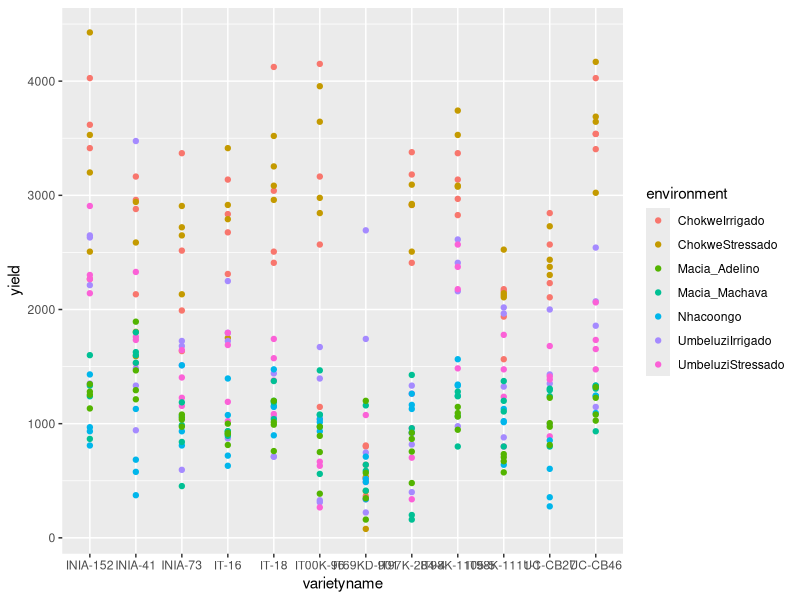
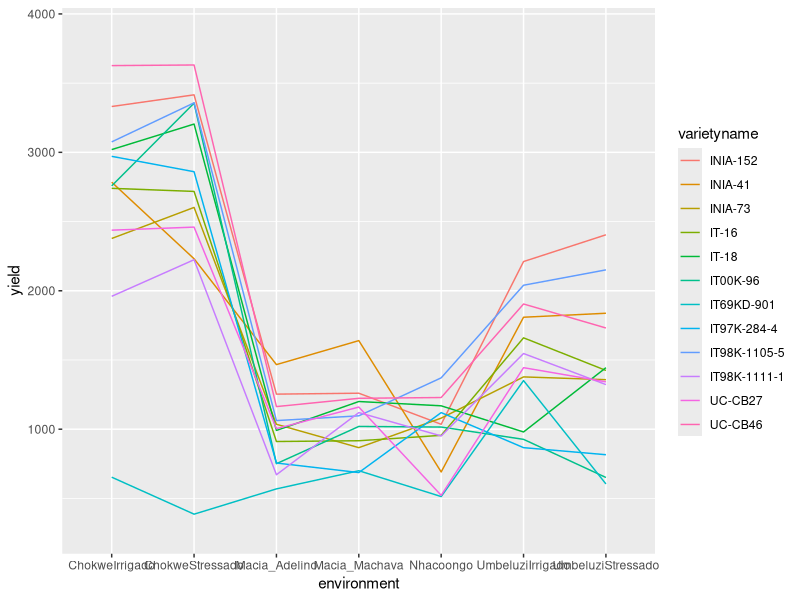
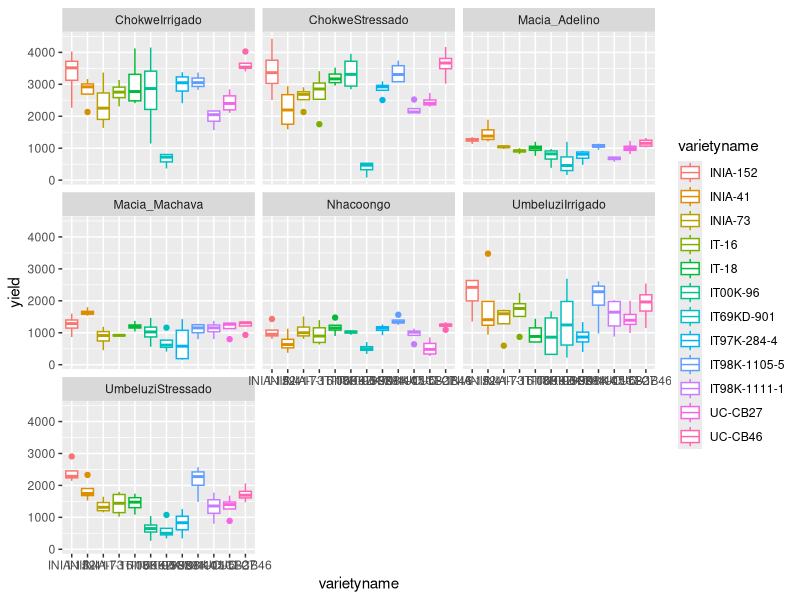
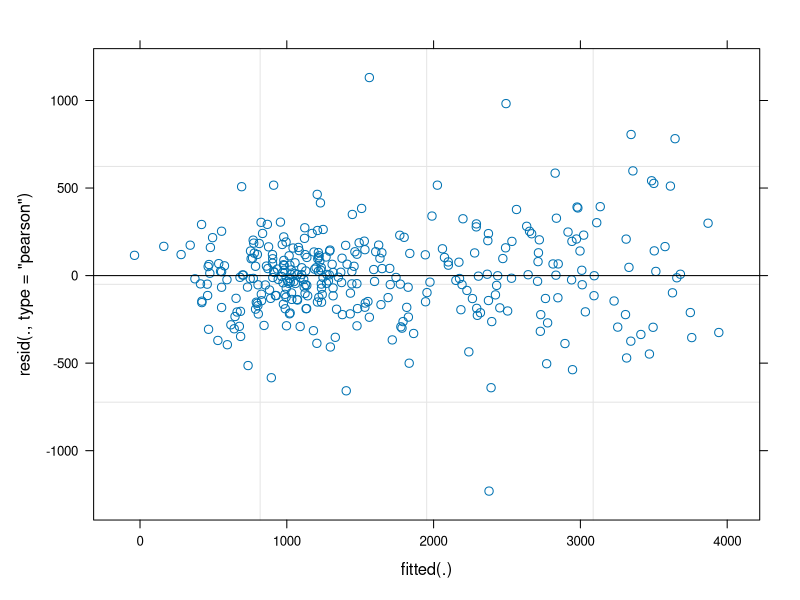
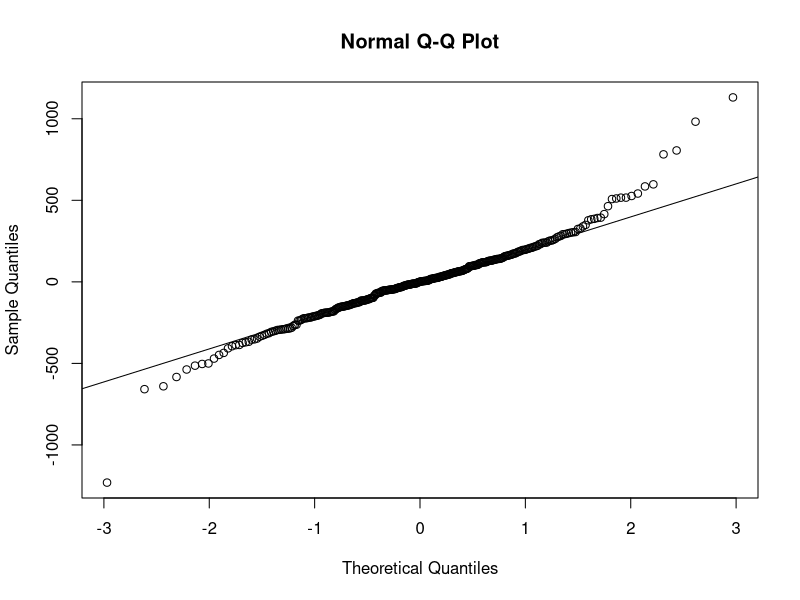
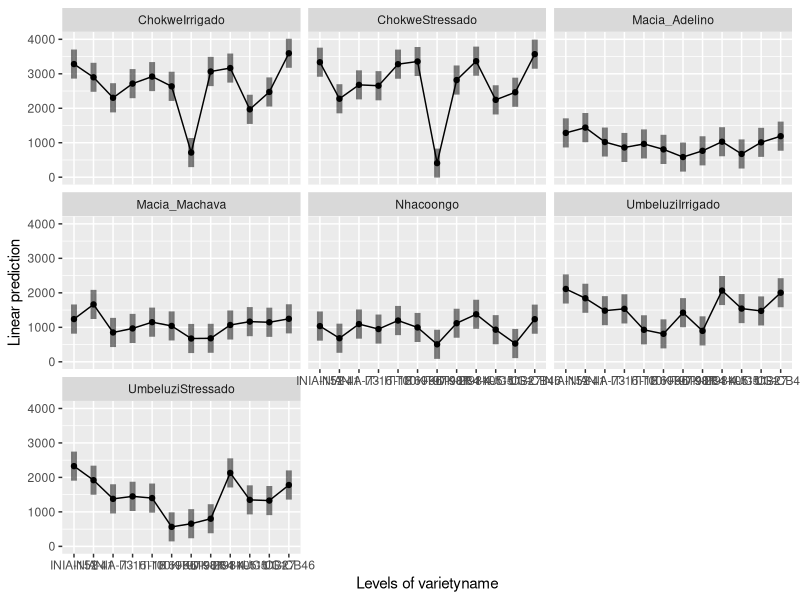
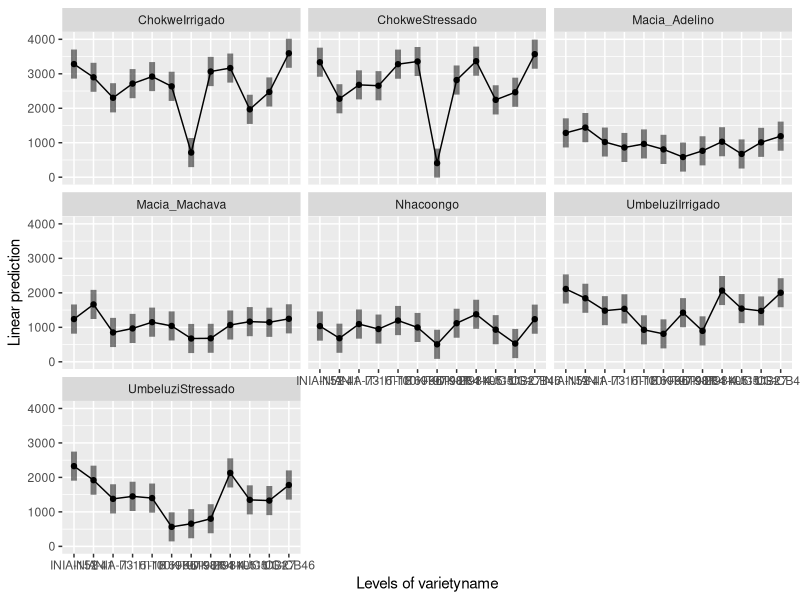
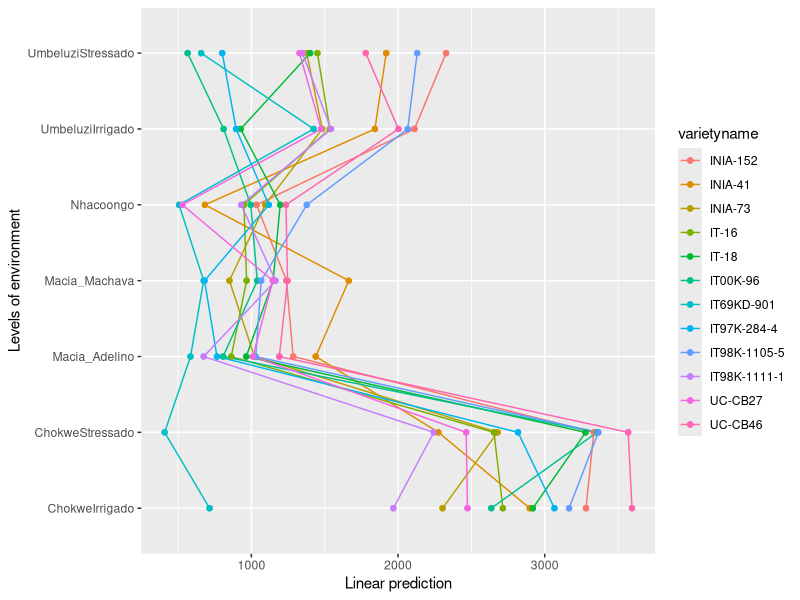

Write R code to recreate these figures, in order. (Note: this script raises an error after producing the figures.)
## ---- chunk 1

library(multcompView)
library(ggplot2)
library(emmeans)
library(doBy)
library(lmerTest)
library(multcompView)
## ---- chunk 2
vartrial <- read.csv("mozvartrial.csv")
## ---- chunk 3
summary(vartrial)


## ---- chunk 4
str(vartrial)
## ---- chunk 5
vartrial$variety<-factor(vartrial$variety)
vartrial$trial<-factor(vartrial$trial)
## ---- chunk 6
ggplot(data=vartrial,aes(y=yield,x=varietyname)) +
  geom_point(aes(colour=environment))




## ---- chunk 7
ggplot(data=vartrial,aes(y=yield,x=environment,colour=varietyname,group=varietyname)) +
  stat_summary(geom="line")


## ---- chunk 8
ggplot(data=vartrial,aes(y=yield,x=varietyname))+
  geom_boxplot(aes(colour=varietyname))+facet_wrap(~environment)
## ---- chunk 9

summaryBy(yield~varietyname+environment, data=vartrial, FUN=c(mean,median,sd))
## ---- chunk 10
gxemodel1<-lmer(yield~varietyname*environment+(1|rep:environment), data=vartrial)

gxemodel2<-lmer(yield~varietyname*environment+(1|rep:environment)+(1|rep:environment:row)+(1|rep:environment:column), data=vartrial)

anova(gxemodel2,gxemodel1)

## ---- chunk 11
plot(gxemodel2)
## ---- chunk 12
qqnorm(resid(gxemodel2))
qqline(resid(gxemodel2))
## ---- chunk 13
anova(gxemodel2, ddf="Kenward-Roger")

## ---- chunk 14
print(VarCorr(gxemodel2), comp=("Variance"))

ranova(gxemodel2)
## ---- chunk 15
emmip(gxemodel2,~varietyname|environment,CIs = TRUE)




## ---- chunk 16
emmip(gxemodel2,~varietyname|environment,CIs = TRUE)


emmip(gxemodel2,varietyname~environment)+coord_flip()


## ---- chunk 17
emmeans(gxemodel2, ~varietyname|environment)



## ---- chunk 18
cld(emmeans(gxemodel2, ~varietyname*environment))

cld(emmeans(gxemodel2, ~varietyname|environment))

estimatedmeans<-data.frame(emmeans(gxemodel2, ~varietyname|environment))

envmeans<-data.frame(emmeans(gxemodel2, ~environment))
